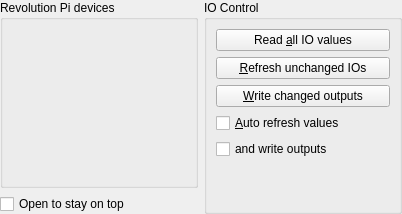
<?xml version="1.0" encoding="UTF-8"?>
<ui version="4.0">
 <class>wid_debugcontrol</class>
 <widget class="QWidget" name="wid_debugcontrol">
  <property name="geometry">
   <rect>
    <x>0</x>
    <y>0</y>
    <width>402</width>
    <height>214</height>
   </rect>
  </property>
  <property name="sizePolicy">
   <sizepolicy hsizetype="Minimum" vsizetype="Minimum">
    <horstretch>0</horstretch>
    <verstretch>0</verstretch>
   </sizepolicy>
  </property>
  <layout class="QGridLayout" name="gridLayout">
   <property name="leftMargin">
    <number>0</number>
   </property>
   <property name="topMargin">
    <number>0</number>
   </property>
   <property name="rightMargin">
    <number>0</number>
   </property>
   <property name="bottomMargin">
    <number>0</number>
   </property>
   <item row="0" column="0">
    <widget class="QGroupBox" name="gb_devices">
     <property name="title">
      <string>Revolution Pi devices</string>
     </property>
     <layout class="QVBoxLayout" name="vl_devices"/>
    </widget>
   </item>
   <item row="1" column="0">
    <widget class="QCheckBox" name="cbx_stay_on_top">
     <property name="text">
      <string>Open to stay on top</string>
     </property>
    </widget>
   </item>
   <item row="0" column="1" rowspan="2">
    <widget class="QGroupBox" name="gb_control">
     <property name="title">
      <string>IO Control</string>
     </property>
     <layout class="QVBoxLayout" name="verticalLayout">
      <item>
       <widget class="QPushButton" name="btn_read_io">
        <property name="toolTip">
         <string>Read all IO values and discard local changes (F4)</string>
        </property>
        <property name="text">
         <string>Read &amp;all IO values</string>
        </property>
        <property name="shortcut">
         <string notr="true">F4</string>
        </property>
       </widget>
      </item>
      <item>
       <widget class="QPushButton" name="btn_refresh_io">
        <property name="toolTip">
         <string>Refresh all IO values which are locally not changed (F5)</string>
        </property>
        <property name="text">
         <string>&amp;Refresh unchanged IOs</string>
        </property>
        <property name="shortcut">
         <string notr="true">F5</string>
        </property>
       </widget>
      </item>
      <item>
       <widget class="QPushButton" name="btn_write_o">
        <property name="toolTip">
         <string>Write locally changed output values to process image (F6)</string>
        </property>
        <property name="text">
         <string>&amp;Write changed outputs</string>
        </property>
        <property name="shortcut">
         <string notr="true">F6</string>
        </property>
       </widget>
      </item>
      <item>
       <widget class="QCheckBox" name="cbx_refresh">
        <property name="text">
         <string>&amp;Auto refresh values</string>
        </property>
       </widget>
      </item>
      <item>
       <widget class="QCheckBox" name="cbx_write">
        <property name="text">
         <string>and write outputs</string>
        </property>
       </widget>
      </item>
      <item>
       <spacer name="verticalSpacer">
        <property name="orientation">
         <enum>Qt::Vertical</enum>
        </property>
        <property name="sizeHint" stdset="0">
         <size>
          <width>20</width>
          <height>1</height>
         </size>
        </property>
       </spacer>
      </item>
     </layout>
    </widget>
   </item>
  </layout>
 </widget>
 <resources/>
 <connections/>
</ui>
